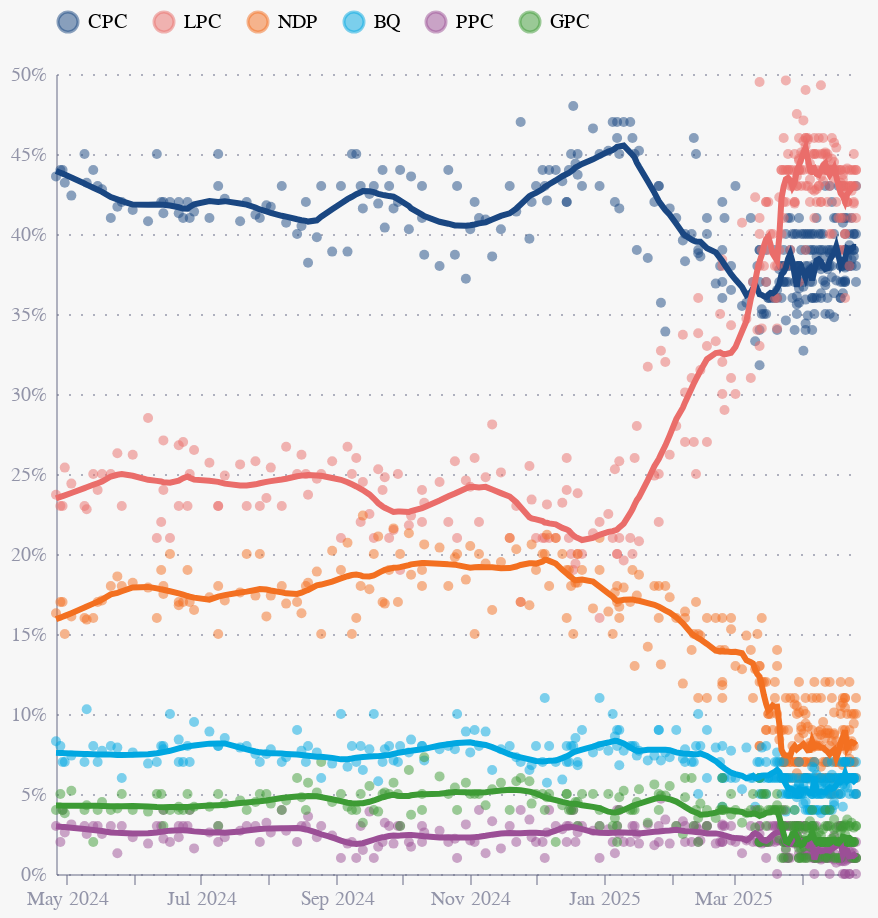

The notebook cell this image was saved under:
### Code cell
campaign_df = dfs[1].copy()
pre_df = dfs[2].copy()

# remove the multi-index
campaign_df.columns = campaign_df.columns.droplevel(1)
pre_df.columns = pre_df.columns.droplevel(1)

#campaign_df.cols
campaign_df.columns = ['firm', 'date', 'link'] + list(campaign_df.columns[3:])
pre_df.columns = ['firm', 'date', 'link'] + list(pre_df.columns[3:])
campaign_df = campaign_df[['firm', 'date', 'link', 'CPC', 'LPC', 'NDP', 'BQ', 'PPC', 'GPC']]
pre_df = pre_df[['firm', 'date', 'link', 'CPC', 'LPC', 'NDP', 'BQ', 'PPC', 'GPC']]

df = pd.concat([campaign_df, pre_df], ignore_index=True)
df['date'] = pd.to_datetime(df['date'], format='mixed', errors='coerce')
for col in df.columns[3:]:
    df[col] = df[col].str.replace('%', '')
    df[col] = df[col].replace("—", 0)
    df[col] = pd.to_numeric(df[col], errors='coerce')

df = df.dropna(subset=["CPC", "date"])
df = df.query("date >= '2024-04-24'")

df = df.melt(id_vars=['firm', 'date', 'link'], var_name='party', value_name='value').drop(columns=['link'])
df['value'] = df['value'].astype(float)/100

# Define party colours
party_colors = {
    'CPC': '#1A4782',
    'LPC': '#EA6D6A',
    'NDP': '#F37021',
    'BQ': '#00A7E1',
    'PPC': '#9B4F96',
    'GPC': '#3D9B35'
}


# Create the base chart
base = alt.Chart(df).mark_circle(
    opacity=0.5,
    size=25).encode(
    x=alt.X('date:T', title='', axis=alt.Axis(format='%b %Y')),
    y=alt.Y('value:Q', title='', axis=alt.Axis(format='%')),
    color=alt.Color('party:N', scale=alt.Scale(domain=list(party_colors.keys()), range=list(party_colors.values())), title='Party'),
    tooltip=[alt.Tooltip('firm:N', title='Firm'), alt.Tooltip('party:N', title='Party'), alt.Tooltip('date:T', title='Date'), alt.Tooltip('value:Q', title='Support (%)')]
)

# Create the LOESS smoothed line
loess = alt.Chart(df).transform_loess(
    'date', 'value', groupby=['party'], bandwidth=0.05
).mark_line(size=3).encode(
    x=alt.X('date:T', title=''),
    y=alt.Y('value:Q', title=''),
    color=alt.Color('party:N', 
                    legend=alt.Legend(
                        title=None,
                        orient='top',
                    ),
                    scale=alt.Scale(domain=list(party_colors.keys()), range=list(party_colors.values())), title='')
)

# Layer the points and the smooth line
chart = (base + loess).properties(
    width="container",
    background="rgb(247,247,247)",
    height=400,
)

chart.save('can_polls_2025.json')


chart.properties(
    width=700,
    height=400,
).save('can_polls_2025.png', scale_factor=3)

chart

### Figure 1 — Vega-Lite specification as saved in the notebook (floating-point values rounded to 4 significant figures; data arrays with more than 128 entries replaced by an {"elided": "..."} marker saying what was removed)
{"config": {"font": "Circular Std", "mark": {"line": {"interpolate": "monotone"}}, "view": {"stroke": "transparent", "width": 400, "height": 300}, "range": {"category": ["hsl(179, 54%, 46%)", "hsl(347, 80%, 52%)", "hsl(43, 89%, 61%)", "hsl(206, 100%, 34%)", "#00A767", "#179FDB", "#EB5C2E"], "diverging": ["#E6224B", "#E54753", "#C9C9C9", "#179FDB", "#122B39"], "heatmap": ["#C9C9C9", "#179FDB", "#0063AF", "#122B39"], "ordinal": ["#00A767", "#36B7B4", "#179FDB", "#0063AF", "#243B5A"]}, "axisX": {"domainColor": "#676A86", "domainOpacity": 0.5, "grid": false, "labelAngle": 0, "labelColor": "#676A86", "labelOpacity": 0.7, "orient": "bottom", "tickColor": "#676A86", "tickCount": 10, "tickOpacity": 0.5, "title": false, "titleAlign": "center", "titleAnchor": "middle", "titleColor": "#676A86", "titleFontSize": 12, "titleOpacity": 0.8, "titleY": -15}, "axisY": {"domainColor": "#676A86", "domainOpacity": 0.5, "gridColor": "#676A86", "gridDash": [1, 5], "gridOpacity": 0.5, "labelColor": "#676A86", "labelOpacity": 0.7, "labelPadding": 5, "tickColor": "#676A86", "tickCount": 8, "tickOpacity": 0.5, "ticks": false, "titleAlign": "left", "titleAngle": 0, "titleBaseline": "bottom", "titleColor": "#676A86", "titleFontSize": 12, "titleOpacity": 0.8, "titleX": 0, "titleY": -7}}, "layer": [{"mark": {"type": "circle", "opacity": 0.5, "size": 25}, "encoding": {"color": {"field": "party", "scale": {"domain": ["CPC", "LPC", "NDP", "BQ", "PPC", "GPC"], "range": ["#1A4782", "#EA6D6A", "#F37021", "#00A7E1", "#9B4F96", "#3D9B35"]}, "title": "Party", "type": "nominal"}, "tooltip": [{"field": "firm", "title": "Firm", "type": "nominal"}, {"field": "party", "title": "Party", "type": "nominal"}, {"field": "date", "title": "Date", "type": "temporal"}, {"field": "value", "title": "Support (%)", "type": "quantitative"}], "x": {"axis": {"format": "%b %Y"}, "field": "date", "title": "", "type": "temporal"}, "y": {"axis": {"format": "%"}, "field": "value", "title": "", "type": "quantitative"}}}, {"mark": {"type": "line", "size": 3}, "encoding": {"color": {"field": "party", "legend": {"orient": "top", "title": null}, "scale": {"domain": ["CPC", "LPC", "NDP", "BQ", "PPC", "GPC"], "range": ["#1A4782", "#EA6D6A", "#F37021", "#00A7E1", "#9B4F96", "#3D9B35"]}, "title": "", "type": "nominal"}, "x": {"field": "date", "title": "", "type": "temporal"}, "y": {"field": "value", "title": "", "type": "quantitative"}}, "transform": [{"loess": "value", "on": "date", "bandwidth": 0.05, "groupby": ["party"]}]}], "background": "rgb(247,247,247)", "data": {"name": "data-4663583a4cc1872da152a0c14dd3ff3f"}, "height": 400, "width": "container", "$schema": "https://vega.github.io/schema/vega-lite/v5.20.1.json", "datasets": {"data-4663583a4cc1872da152a0c14dd3ff3f": {"elided": "1944 records"}}}
